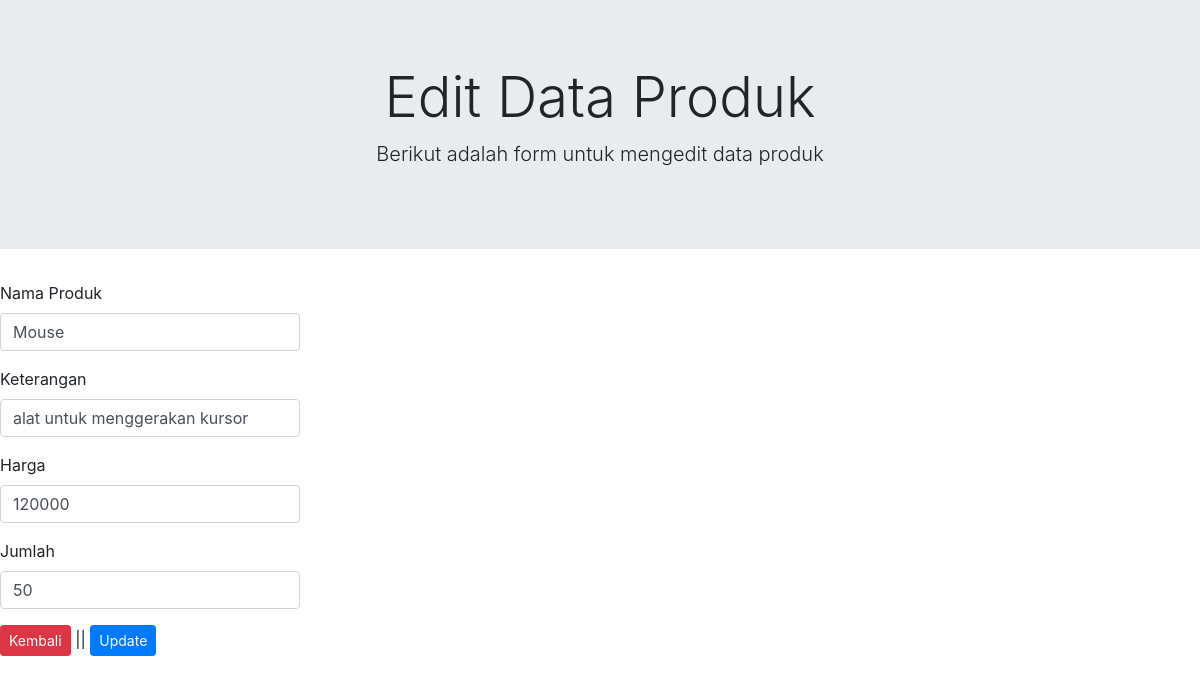
/edit.php?id_produk=1, run on the app's committed database.
### tables this page shows
CREATE TABLE `produk` (
  `id_produk` int(11) NOT NULL,
  `nama_produk` varchar(50) NOT NULL,
  `keterangan` varchar(50) NOT NULL,
  `harga` int(11) NOT NULL,
  `jumlah` int(11) NOT NULL
);

### edit.php (the view, shortened to what this page needs)
<?php require_once 'koneksi.php'; ?>
<!doctype html>
<html lang="en">
  <head>
    <link rel="stylesheet" href="https://cdn.jsdelivr.net/npm/bootstrap@4.5.3/dist/css/bootstrap.min.css">
  </head>
  <body>
    <div class="jumbotron jumbotron-fluid">
      <div class="container">
        <h1 class="display-4 text-center">Edit Data Produk</h1>
        <p class="lead text-center">Berikut adalah form untuk mengedit data produk</p>
      </div>
    </div>
    <?php
      $id = @$_GET['id_produk'];
      $sql = mysqli_query($kon, "SELECT * FROM produk WHERE id_produk = '$id' ")
        or die (mysqli_error($kon));
      $data = mysqli_fetch_array($sql);
    ?>
    <form method="post" action="proses.php">
    <div class="form-group">
      <label for="nama">Nama Produk</label>
      <input type="teks" name="nama" class="form-control col-sm-3" value="<?=$data['nama_produk']?>" required>
    </div>
    <div class="form-group">
      <label for="keterangan">Keterangan</label>
      <input type="teks" name="keterangan" class="form-control col-sm-3" value="<?=$data['keterangan']?>" required>
    </div>
    <div class="form-group">
      <label for="harga">Harga</label>
      <input type="number" name="harga" class="form-control col-sm-3" value="<?=$data['harga']?>" required>
    </div>
    <div class="form-group">
      <label for="jumlah">Jumlah</label>
      <input type="number" name="jumlah" class="form-control col-sm-3" value="<?=$data['jumlah']?>" required>
    </div>
    <div class="form-group">
      <a href="index.php" class="btn btn-danger btn-sm"> Kembali </a> ||
      <input type="submit" name="edit" class="btn btn-primary btn-sm" value="Update">
    </div>
    </form>
  </body>
</html>

### data on the page
produk: nama "Mouse", keterangan "alat untuk menggerakan kursor", harga "120000", jumlah "50"
